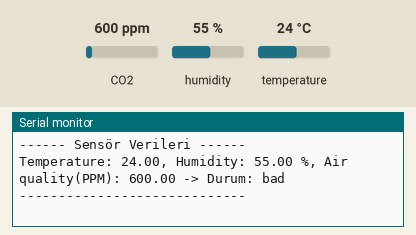
This sketch was run on a simulated ESP8266 (NodeMCU). Shown: the last lines printed to the serial monitor. The inputs (shaded band) are chosen by the test bench; at power-on: CO2 600 ppm, humidity 55 %, temperature 24 °C. WiFi joins after 1.5 s; servers stay silent unless stated; no MQTT or app messages arrive unless stated.

Above: at 2.7 s.
2.8 s: CO2 set to 452 ppm
At 6.94 s:
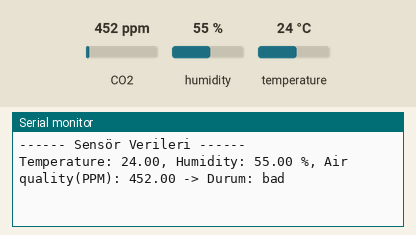
8.6 s: humidity set to 22 %
At 12.08 s:
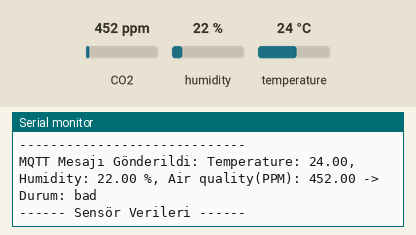
14.4 s: temperature set to 12 °C
At 17.7 s:
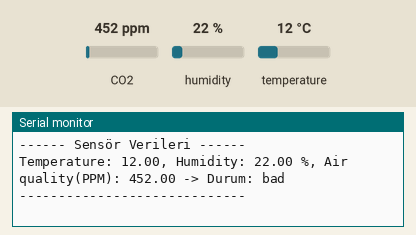
20.2 s: CO2 set to 1050 ppm
At 23.5 s:
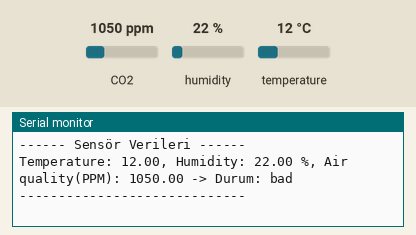
26.0 s: humidity set to 40 %
At 29.3 s:
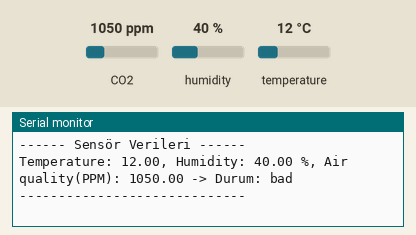
Timing chart, 0 to 30.8 s (numbered marks = the images above; inputs shaded):
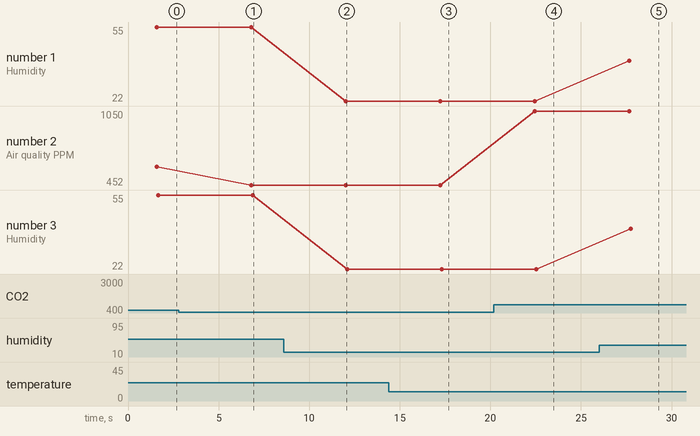

Measured:
- after the input at 2.8 s, the serial monitor: prints a new line after 4.0 s (image 1)
- after the input at 8.6 s, the serial monitor: prints a new line after 3.4 s (image 2)
- after the input at 14.4 s, the serial monitor: prints a new line after 2.8 s (image 3)
- after the input at 20.2 s, the serial monitor: prints a new line after 2.2 s (image 4)
- after the input at 26.0 s, the serial monitor: prints a new line after 1.7 s (image 5)
- plotted number 1: 55 → 22 after the input at 8.6 s, 22 → 40 after the input at 26.0 s
- plotted number 2: 600 → 452 after the input at 2.8 s, 452 → 1050 after the input at 20.2 s
- plotted number 3: 55 → 22 after the input at 8.6 s, 22 → 40 after the input at 26.0 s

The sketch:

otobus_takip_sistemi_node2.ino
```cpp
//---------------OTOBÜS TAKİP SİSTEMİ İÇİN NODE2'NİN KODLARI---------------------

#include <ESP8266WiFi.h> //esp8266'nın kütüphane tanımlaması
#include <PubSubClient.h>  // Raspberry pi üzerindeki mqtt broker'dan veri almak ve Broker'a veri göndermek için kütütphane
#include <DHT.h> //dht11'in tanımlamaları için kütüphane
#include <MQ135.h> //MQ135 hava kalite sensörü için kütüphane

// -----------------DHT11 Ayarları---------------------------
#define DHTPIN D1 // DHT11'in bağlandığı pin
#define DHTTYPE DHT11 // Sensör tipi: DHT11
DHT dht(DHTPIN, DHTTYPE);

//----------------- MQ135 Ayarları---------------------------
#define MQ135PIN A0 // MQ135'in bağlandığı pin
MQ135 mq135_sensor(MQ135PIN);

//---------------- WiFi Ayarları----------------------------
const char* ssid = "xxxx"; // WiFi adı
const char* wifi_password = "xxxxxx"; // WiFi şifresi

// -----------------MQTT Ayarları---------------------------
const char* mqtt_server = "xxxxxxxx"; // MQTT brokerın IP adresi
const char* mqtt_topic = "node2"; // MQTT'nin bağlanılacak Konusu (kendi konunuzu isteğinize göre değiştirebilirsiniz.)
const char* mqtt_username = "raspberrypi"; // MQTT brokerın kullanıcı adı (kendi kullanıcı adınızı isteğinize göre değiştirebilirsiniz.)
const char* mqtt_password = "xxxxxx"; // brokerın şifresi (kendi şifresinizi isteğinize göre değiştirebilirsiniz.)
const char* clientID = "esp_node2"; // ESP istemci ID'si (istemci adı mühim değildir değiştirilebilir ancak birden çok istemciyle çalışıyorsanız adların aynı olması karışıklık yapabilir.)

WiFiClient wifiClient; // Wificlint sınıfına ait wificlint nesnesi
PubSubClient client(mqtt_server, 1883, wifiClient); // 1. boşluk bağlanılacak server, 2. boşluk broker üzerinde dinlenilen adres (genelde 1883) olur, 3. boşluk wificlint sınıfının nesnesi

void setup() {
  Serial.begin(9600);
  dht.begin(); // DHT11 sensörünü başlat
  Serial.println("DHT11 ve MQ135 Sensör Okuma Başlatıldı");

  //----------------- WiFi'ye bağlan-------------------------
  Serial.print("Connecting to WiFi: ");
  Serial.println(ssid);
  WiFi.begin(ssid, wifi_password);

  while (WiFi.status() != WL_CONNECTED) {
    delay(500);
    Serial.print(".");
  }
  Serial.println("\nWiFi connected");
  Serial.print("IP address: ");
  Serial.println(WiFi.localIP());

  //------------------- MQTT Broker'a bağlan----------------------
  client.setServer(mqtt_server,1883);
  if (client.connect(clientID, mqtt_username, mqtt_password)) {
    Serial.println("Connected to MQTT Broker!");
  } else {
    Serial.println("Connection to MQTT Broker failed...");
  }
}

void loop() {
  //--------------------- Sensör verilerini oku --------------------------
  float temperature = dht.readTemperature();
  float humidity = dht.readHumidity();
  float airQuality = mq135_sensor.getPPM(); // MQ135'ten hava kalitesi verisi al

  //--------------------- Hata kontrolü-------------------------------
  if (isnan(temperature) || isnan(humidity)) { //sensörden veri okunamadığında bildiriyor.
    Serial.println("DHT11 sensöründen veri okunamadı!");
    return;
  }

  //------------------ Hava kalitesi durumunu belirle---------------------------
  String airQualityStatus;
  if (airQuality <= 50) {
    airQualityStatus = "good";
  } else if (airQuality <= 100) {
    airQualityStatus = "middle";
  } else {
    airQualityStatus = "bad";
  }

  //------------------- MQTT Brokera Mesaj oluştur -------------------------------
  String mqttMessage = "Temperature: " + String(temperature)+ ", "
                       + "Humidity: " + String(humidity) + " %, "
                       + "Air quality(PPM): " + String(airQuality) + " -> Durum: " + airQualityStatus;

  // -----------------------MQTT Mesajını yayınla---------------------------------
  if (client.publish(mqtt_topic, mqttMessage.c_str())) {
    Serial.println("MQTT Mesajı Gönderildi: " + mqttMessage);
  } else {
    Serial.println("MQTT Mesajı Gönderilemedi. MQTT Broker'a yeniden bağlanılıyor...");
    client.connect(clientID, mqtt_username, mqtt_password); //mesajın doğru kanala iletilmesi için doğrulayıcılar
  }

  //----------------- Sonuçları seri portta yazdır-----------------
  Serial.println("------ Sensör Verileri ------");
  Serial.println(mqttMessage);
  Serial.println("-----------------------------");

  delay(5000); // 5 saniye bekle
}
```
